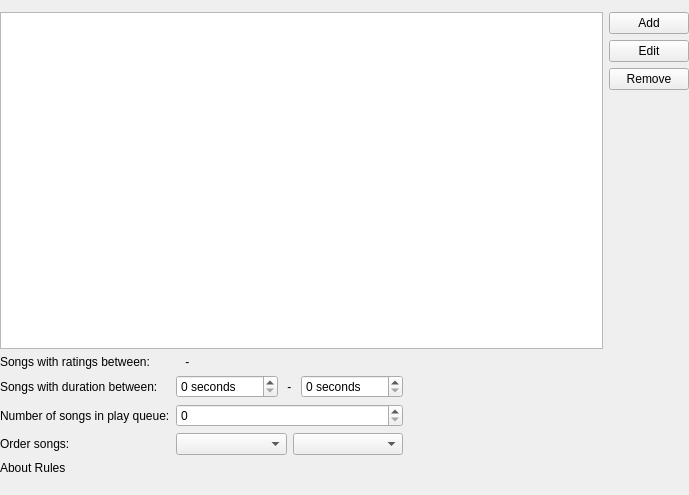
<?xml version="1.0" encoding="UTF-8"?>
<ui version="4.0">
 <class>PlaylistRules</class>
 <widget class="QWidget" name="PlaylistRules">
  <property name="geometry">
   <rect>
    <x>0</x>
    <y>0</y>
    <width>689</width>
    <height>495</height>
   </rect>
  </property>
  <layout class="QVBoxLayout" name="verticalLayout">
   <property name="leftMargin">
    <number>0</number>
   </property>
   <property name="topMargin">
    <number>0</number>
   </property>
   <property name="rightMargin">
    <number>0</number>
   </property>
   <property name="bottomMargin">
    <number>0</number>
   </property>
   <item>
    <widget class="MessageWidget" name="messageWidget">
     <property name="frameShape">
      <enum>QFrame::StyledPanel</enum>
     </property>
     <property name="frameShadow">
      <enum>QFrame::Raised</enum>
     </property>
    </widget>
   </item>
   <item>
    <widget class="LineEdit" name="nameText" native="true">
     <property name="placeholderText" stdset="0">
      <string>Name of Dynamic Rules</string>
     </property>
    </widget>
   </item>
   <item>
    <widget class="QWidget" name="controls" native="true">
     <layout class="QGridLayout" name="gridLayout">
      <property name="leftMargin">
       <number>0</number>
      </property>
      <property name="topMargin">
       <number>0</number>
      </property>
      <property name="rightMargin">
       <number>0</number>
      </property>
      <property name="bottomMargin">
       <number>0</number>
      </property>
      <item row="0" column="0" rowspan="4" colspan="2">
       <widget class="ListView" name="rulesList">
        <property name="sizePolicy">
         <sizepolicy hsizetype="Expanding" vsizetype="Expanding">
          <horstretch>1</horstretch>
          <verstretch>0</verstretch>
         </sizepolicy>
        </property>
       </widget>
      </item>
      <item row="0" column="2">
       <widget class="QPushButton" name="addBtn">
        <property name="text">
         <string>Add</string>
        </property>
       </widget>
      </item>
      <item row="1" column="2">
       <widget class="QPushButton" name="editBtn">
        <property name="text">
         <string>Edit</string>
        </property>
       </widget>
      </item>
      <item row="2" column="2">
       <widget class="QPushButton" name="removeBtn">
        <property name="text">
         <string>Remove</string>
        </property>
       </widget>
      </item>
      <item row="3" column="2">
       <spacer name="verticalSpacer">
        <property name="orientation">
         <enum>Qt::Vertical</enum>
        </property>
        <property name="sizeHint" stdset="0">
         <size>
          <width>20</width>
          <height>53</height>
         </size>
        </property>
       </spacer>
      </item>
      <item row="4" column="0">
       <layout class="QFormLayout" name="formLayout">
        <item row="0" column="0">
         <widget class="QLabel" name="ratingRangeLabel_2">
          <property name="text">
           <string>Songs with ratings between:</string>
          </property>
         </widget>
        </item>
        <item row="0" column="1">
         <layout class="QHBoxLayout" name="horizontalLayout_2">
          <item>
           <widget class="RatingWidget" name="ratingFrom" native="true"/>
          </item>
          <item>
           <widget class="QLabel" name="ratingToLabel">
            <property name="text">
             <string> - </string>
            </property>
           </widget>
          </item>
          <item>
           <widget class="RatingWidget" name="ratingTo" native="true"/>
          </item>
          <item>
           <spacer name="rangeLabel">
            <property name="orientation">
             <enum>Qt::Horizontal</enum>
            </property>
            <property name="sizeHint" stdset="0">
             <size>
              <width>2</width>
              <height>2</height>
             </size>
            </property>
           </spacer>
          </item>
         </layout>
        </item>
        <item row="1" column="0">
         <widget class="QLabel" name="label">
          <property name="text">
           <string>Songs with duration between:</string>
          </property>
         </widget>
        </item>
        <item row="1" column="1">
         <layout class="QHBoxLayout" name="horizontalLayout_3">
          <item>
           <widget class="QSpinBox" name="minDuration">
            <property name="suffix">
             <string> seconds</string>
            </property>
            <property name="maximum">
             <number>1800</number>
            </property>
            <property name="singleStep">
             <number>10</number>
            </property>
           </widget>
          </item>
          <item>
           <widget class="QLabel" name="rangeLabel2">
            <property name="text">
             <string> - </string>
            </property>
           </widget>
          </item>
          <item>
           <widget class="QSpinBox" name="maxDuration">
            <property name="suffix">
             <string> seconds</string>
            </property>
            <property name="maximum">
             <number>1800</number>
            </property>
            <property name="singleStep">
             <number>10</number>
            </property>
           </widget>
          </item>
          <item>
           <spacer name="durationSpacer">
            <property name="orientation">
             <enum>Qt::Horizontal</enum>
            </property>
            <property name="sizeHint" stdset="0">
             <size>
              <width>2</width>
              <height>2</height>
             </size>
            </property>
           </spacer>
          </item>
         </layout>
        </item>
        <item row="2" column="0">
         <widget class="QLabel" name="numberOfSongsLabel">
          <property name="text">
           <string>Number of songs in play queue:</string>
          </property>
         </widget>
       </item>
       <item row="2" column="1">
        <widget class="QSpinBox" name="numTracks">
         <property name="singleStep">
          <number>10</number>
         </property>
        </widget>
       </item>
       <item row="3" column="0">
        <widget class="QLabel" name="orderLabel">
         <property name="text">
          <string>Order songs:</string>
         </property>
        </widget>
      </item>
      <item row="3" column="1">
      <layout class="QHBoxLayout" name="orderLayout">
       <item>
        <widget class="QComboBox" name="order"/>
       </item>
       <item>
        <widget class="QComboBox" name="orderAscending"/>
       </item>
      </layout>
      </item>
       </layout>
      </item>
      <item row="6" column="0">
       <widget class="UrlLabel" name="aboutLabel">
        <property name="sizePolicy">
         <sizepolicy hsizetype="Maximum" vsizetype="Preferred">
          <horstretch>0</horstretch>
          <verstretch>0</verstretch>
         </sizepolicy>
        </property>
        <property name="text">
         <string>About Rules</string>
        </property>
       </widget>
      </item>
      <item row="7" column="1" colspan="2">
       <spacer name="horizontalSpacer">
        <property name="orientation">
         <enum>Qt::Horizontal</enum>
        </property>
        <property name="sizeHint" stdset="0">
         <size>
          <width>220</width>
          <height>20</height>
         </size>
        </property>
       </spacer>
      </item>
     </layout>
    </widget>
   </item>
  </layout>
 </widget>
 <customwidgets>
  <customwidget>
   <class>UrlLabel</class>
   <extends>QLabel</extends>
   <header>support/urllabel.h</header>
  </customwidget>
  <customwidget>
   <class>LineEdit</class>
   <extends>QWidget</extends>
   <header>support/lineedit.h</header>
  </customwidget>
  <customwidget>
   <class>ListView</class>
   <extends>QListView</extends>
   <header>widgets/listview.h</header>
  </customwidget>
  <customwidget>
   <class>MessageWidget</class>
   <extends>QFrame</extends>
   <header>support/messagewidget.h</header>
   <container>1</container>
  </customwidget>
  <customwidget>
   <class>RatingWidget</class>
   <extends>QWidget</extends>
   <header>widgets/ratingwidget.h</header>
  </customwidget>
 </customwidgets>
 <resources/>
 <connections/>
</ui>
